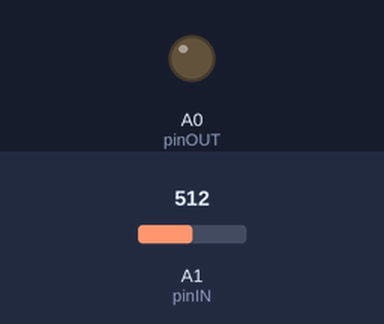
Simulated run of this sketch. Board: Arduino Uno, built with avr-gcc and run on an emulated ATmega328P. Shown: output pins drawn as LEDs (lit = HIGH). The test bench sets the inputs (shaded band); at power-on: A1 (pinIN) = 512. What the sketch prints to the serial monitor is not drawn.

Above: at 0.31 s.
At 4.52 s:
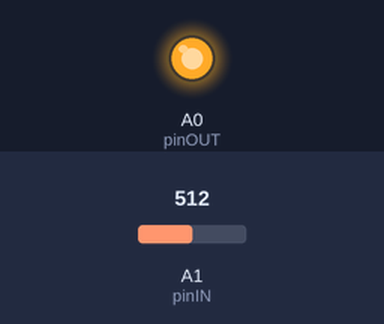
Timing chart, 0 to 5.8 s (numbered marks = the images above):
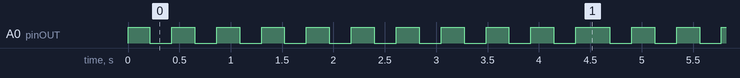

Measured:
- by itself, A0 (pinOUT): repeats every 4.5 s: 9 × (LOW 0.21 s, HIGH 0.22 s), LOW 0.21 s, HIGH 0.33 s
- by itself, everything shown: repeats every 2.2 s, in 10 steps

The sketch:

output_sine.ino
```cpp
//sine value is generated by the sine function.
//its amplitude is output as a pwm singal at pinOUT.
//the idea is to low-pass this signal to generate a simulated analog output.
//the output signal should be connected to pinIN after filtering, where it's read in.
//then this value is printed together with the computed value over serial.
//this way both signal can be compared in the arduino plotter.
//don't forget to set the right baud rate !

#define pinOUT A0
#define pinIN A1
const double constant = 2*3.1415*1/100;


void setup() {
  Serial.begin(38400);
  pinMode(pinOUT, OUTPUT);
  digitalWrite(pinOUT, LOW);
  pinMode(pinIN, INPUT);
}

void loop() {
  for(int i=0;i<=1023;i++)
  {
    int var = (sin(i*constant)+1)*512;
    analogWrite(pinOUT, var>>2); //value divided by 4
    int sensorValue1 = analogRead(pinIN);
    Serial.print(sensorValue1);
    Serial.print(" ");
    Serial.print(var);
    Serial.print(" ");
    Serial.print(0);  // To freeze the lower limit
    Serial.print(" ");
    Serial.print(1023);  // To freeze the upper limit
    Serial.print(" ");
    Serial.println();
  }
}
```
